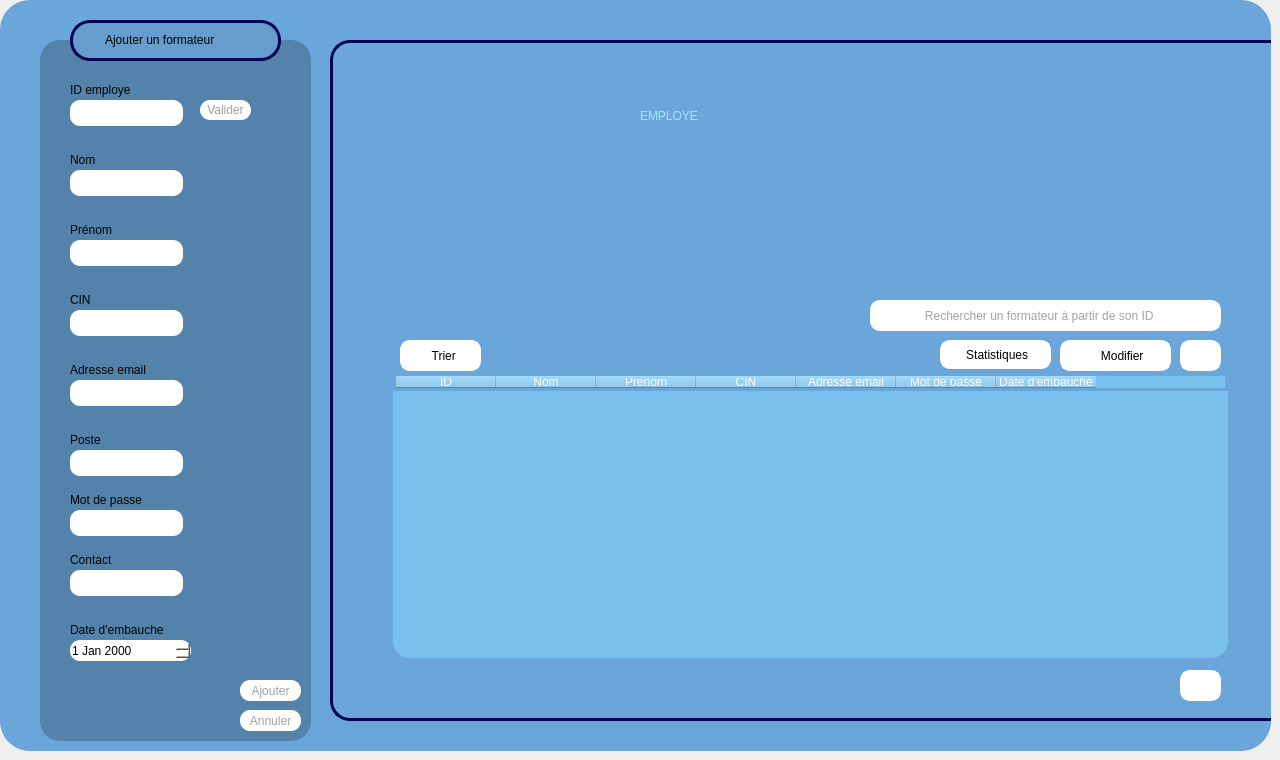
    <widget class="QWidget" name="page_employe_2">
     <widget class="QWidget" name="Formateur" native="true">
      <property name="geometry">
       <rect>
        <x>0</x>
        <y>0</y>
        <width>1271</width>
        <height>751</height>
       </rect>
      </property>
      <property name="maximumSize">
       <size>
        <width>2000</width>
        <height>2000</height>
       </size>
      </property>
      <property name="baseSize">
       <size>
        <width>1000</width>
        <height>1000</height>
       </size>
      </property>
      <property name="mouseTracking">
       <bool>false</bool>
      </property>
      <property name="tabletTracking">
       <bool>false</bool>
      </property>
      <property name="autoFillBackground">
       <bool>false</bool>
      </property>
      <property name="styleSheet">
       <string notr="true">background-color: rgb(106, 166, 218);

border-radius:30px;</string>
      </property>
      <widget class="QFrame" name="frame_9">
       <property name="geometry">
        <rect>
         <x>40</x>
         <y>40</y>
         <width>271</width>
         <height>701</height>
        </rect>
       </property>
       <property name="styleSheet">
        <string notr="true">background-color: rgb(58, 196, 255);
background-color: rgb(83, 130, 171);
border-radius:20px;

</string>
       </property>
       <property name="frameShape">
        <enum>QFrame::Shape::StyledPanel</enum>
       </property>
       <property name="frameShadow">
        <enum>QFrame::Shadow::Raised</enum>
       </property>
       <widget class="QLineEdit" name="lineEdit_cin_14">
        <property name="geometry">
         <rect>
          <x>30</x>
          <y>60</y>
          <width>113</width>
          <height>26</height>
         </rect>
        </property>
        <property name="styleSheet">
         <string notr="true">background-color: rgb(255, 255, 255);
border-radius:10px;
</string>
        </property>
        <property name="maxLength">
         <number>8</number>
        </property>
       </widget>
       <widget class="QLabel" name="label_contact_6">
        <property name="geometry">
         <rect>
          <x>30</x>
          <y>510</y>
          <width>63</width>
          <height>20</height>
         </rect>
        </property>
        <property name="text">
         <string>Contact</string>
        </property>
       </widget>
       <widget class="QLineEdit" name="lineEdit_contact_6">
        <property name="geometry">
         <rect>
          <x>30</x>
          <y>530</y>
          <width>113</width>
          <height>26</height>
         </rect>
        </property>
        <property name="styleSheet">
         <string notr="true">background-color: rgb(255, 255, 255);
border-radius:10px;</string>
        </property>
       </widget>
       <widget class="QLabel" name="label_prenom_11">
        <property name="geometry">
         <rect>
          <x>30</x>
          <y>180</y>
          <width>63</width>
          <height>20</height>
         </rect>
        </property>
        <property name="text">
         <string>Prénom</string>
        </property>
       </widget>
       <widget class="QLineEdit" name="lineEdit_nom_6">
        <property name="geometry">
         <rect>
          <x>30</x>
          <y>130</y>
          <width>113</width>
          <height>26</height>
         </rect>
        </property>
        <property name="styleSheet">
         <string notr="true">background-color: rgb(255, 255, 255);
border-radius:10px;</string>
        </property>
        <property name="maxLength">
         <number>20</number>
        </property>
       </widget>
       <widget class="QLineEdit" name="lineEdit_prenom_6">
        <property name="geometry">
         <rect>
          <x>30</x>
          <y>200</y>
          <width>113</width>
          <height>26</height>
         </rect>
        </property>
        <property name="styleSheet">
         <string notr="true">background-color: rgb(255, 255, 255);
border-radius:10px;</string>
        </property>
       </widget>
       <widget class="QPushButton" name="pushButton_cin_6">
        <property name="geometry">
         <rect>
          <x>160</x>
          <y>60</y>
          <width>51</width>
          <height>20</height>
         </rect>
        </property>
        <property name="styleSheet">
         <string notr="true">QPushButton{
background-color: rgb(255, 255, 255);
color: rgb(162, 162, 162);
border-radius:10px;
}
QPushButton:hover{
	background-color: rgb(162, 162, 162);
	color: rgb(255, 255, 255);
}



</string>
        </property>
        <property name="text">
         <string>Valider</string>
        </property>
       </widget>
       <widget class="QLabel" name="label_cin_14">
        <property name="geometry">
         <rect>
          <x>30</x>
          <y>40</y>
          <width>101</width>
          <height>20</height>
         </rect>
        </property>
        <property name="text">
         <string>ID employe</string>
        </property>
       </widget>
       <widget class="QLabel" name="label_cin_15">
        <property name="geometry">
         <rect>
          <x>30</x>
          <y>110</y>
          <width>41</width>
          <height>20</height>
         </rect>
        </property>
        <property name="text">
         <string>Nom</string>
        </property>
       </widget>
       <widget class="QDateEdit" name="dateEdit_embauche_6">
        <property name="geometry">
         <rect>
          <x>30</x>
          <y>600</y>
          <width>121</width>
          <height>21</height>
         </rect>
        </property>
        <property name="styleSheet">
         <string notr="true">background-color: rgb(255, 255, 255);
border-radius:10px;</string>
        </property>
       </widget>
       <widget class="QLabel" name="label_embauhe_15">
        <property name="geometry">
         <rect>
          <x>30</x>
          <y>580</y>
          <width>131</width>
          <height>20</height>
         </rect>
        </property>
        <property name="text">
         <string>Date d'embauche</string>
        </property>
       </widget>
       <widget class="QPushButton" name="pushButton_ANNULER_7">
        <property name="geometry">
         <rect>
          <x>200</x>
          <y>670</y>
          <width>61</width>
          <height>21</height>
         </rect>
        </property>
        <property name="styleSheet">
         <string notr="true">QPushButton{
background-color: rgb(255, 255, 255);
color: rgb(162, 162, 162);
border-radius:10px;
}
QPushButton:hover{
	background-color: rgb(162, 162, 162);
	color: rgb(255, 255, 255);
}



</string>
        </property>
        <property name="text">
         <string>Annuler</string>
        </property>
       </widget>
       <widget class="QPushButton" name="pushButton_AJOUTER_7">
        <property name="geometry">
         <rect>
          <x>200</x>
          <y>640</y>
          <width>61</width>
          <height>21</height>
         </rect>
        </property>
        <property name="styleSheet">
         <string notr="true">QPushButton{
background-color: rgb(255, 255, 255);
color: rgb(162, 162, 162);
border-radius:10px;
}
QPushButton:hover{
	background-color: rgb(162, 162, 162);
	color: rgb(255, 255, 255);
}




</string>
        </property>
        <property name="text">
         <string>Ajouter</string>
        </property>
       </widget>
       <widget class="QStackedWidget" name="stackedWidget_4">
        <property name="geometry">
         <rect>
          <x>230</x>
          <y>120</y>
          <width>120</width>
          <height>80</height>
         </rect>
        </property>
        <widget class="QWidget" name="page_7"/>
        <widget class="QWidget" name="page_8"/>
       </widget>
       <widget class="QLineEdit" name="lineEdit_prenom_9">
        <property name="geometry">
         <rect>
          <x>30</x>
          <y>270</y>
          <width>113</width>
          <height>26</height>
         </rect>
        </property>
        <property name="styleSheet">
         <string notr="true">background-color: rgb(255, 255, 255);
border-radius:10px;</string>
        </property>
       </widget>
       <widget class="QLabel" name="label_prenom_14">
        <property name="geometry">
         <rect>
          <x>30</x>
          <y>250</y>
          <width>111</width>
          <height>20</height>
         </rect>
        </property>
        <property name="text">
         <string>CIN</string>
        </property>
       </widget>
       <widget class="QLabel" name="label_prenom_15">
        <property name="geometry">
         <rect>
          <x>30</x>
          <y>390</y>
          <width>111</width>
          <height>20</height>
         </rect>
        </property>
        <property name="text">
         <string>Poste</string>
        </property>
       </widget>
       <widget class="QLineEdit" name="lineEdit_prenom_13">
        <property name="geometry">
         <rect>
          <x>30</x>
          <y>410</y>
          <width>113</width>
          <height>26</height>
         </rect>
        </property>
        <property name="styleSheet">
         <string notr="true">background-color: rgb(255, 255, 255);
border-radius:10px;</string>
        </property>
       </widget>
       <widget class="QLineEdit" name="lineEdit_prenom_14">
        <property name="geometry">
         <rect>
          <x>30</x>
          <y>340</y>
          <width>113</width>
          <height>26</height>
         </rect>
        </property>
        <property name="styleSheet">
         <string notr="true">background-color: rgb(255, 255, 255);
border-radius:10px;</string>
        </property>
       </widget>
       <widget class="QLabel" name="label_prenom_16">
        <property name="geometry">
         <rect>
          <x>30</x>
          <y>320</y>
          <width>121</width>
          <height>20</height>
         </rect>
        </property>
        <property name="text">
         <string>Adresse email</string>
        </property>
       </widget>
       <widget class="QLabel" name="label_contact_7">
        <property name="geometry">
         <rect>
          <x>30</x>
          <y>450</y>
          <width>111</width>
          <height>20</height>
         </rect>
        </property>
        <property name="text">
         <string>Mot de passe</string>
        </property>
       </widget>
       <widget class="QLineEdit" name="lineEdit_contact_8">
        <property name="geometry">
         <rect>
          <x>30</x>
          <y>470</y>
          <width>113</width>
          <height>26</height>
         </rect>
        </property>
        <property name="styleSheet">
         <string notr="true">background-color: rgb(255, 255, 255);
border-radius:10px;</string>
        </property>
       </widget>
      </widget>
      <widget class="QFrame" name="frame_21">
       <property name="geometry">
        <rect>
         <x>70</x>
         <y>20</y>
         <width>211</width>
         <height>41</height>
        </rect>
       </property>
       <property name="styleSheet">
        <string notr="true">background-color: rgb(100, 157, 206);
border: 3px solid #040457;
border-radius:20px;</string>
       </property>
       <property name="frameShape">
        <enum>QFrame::Shape::StyledPanel</enum>
       </property>
       <property name="frameShadow">
        <enum>QFrame::Shadow::Raised</enum>
       </property>
       <widget class="QLabel" name="label_embauhe_17">
        <property name="geometry">
         <rect>
          <x>30</x>
          <y>10</y>
          <width>161</width>
          <height>20</height>
         </rect>
        </property>
        <property name="styleSheet">
         <string notr="true">background-color: rgb(100, 157, 206);
border: 2px solid #649dce;
</string>
        </property>
        <property name="text">
         <string>Ajouter un formateur</string>
        </property>
       </widget>
      </widget>
      <widget class="QFrame" name="frame_22">
       <property name="geometry">
        <rect>
         <x>330</x>
         <y>40</y>
         <width>1001</width>
         <height>681</height>
        </rect>
       </property>
       <property name="styleSheet">
        <string notr="true">border: 3px solid #040457;
border-radius:20px;
</string>
       </property>
       <property name="frameShape">
        <enum>QFrame::Shape::StyledPanel</enum>
       </property>
       <property name="frameShadow">
        <enum>QFrame::Shadow::Raised</enum>
       </property>
       <widget class="QTableWidget" name="tableau_liste_6">
        <property name="geometry">
         <rect>
          <x>60</x>
          <y>330</y>
          <width>841</width>
          <height>291</height>
         </rect>
        </property>
        <property name="styleSheet">
         <string notr="true">background-color: rgb(121, 192, 239);
color: rgb(255, 255, 255);
border: 3px solid #6aa6da;
border-radius: 20px;
</string>
        </property>
        <property name="frameShadow">
         <enum>QFrame::Shadow::Sunken</enum>
        </property>
        <property name="lineWidth">
         <number>-7</number>
        </property>
        <property name="alternatingRowColors">
         <bool>false</bool>
        </property>
        <property name="rowCount">
         <number>0</number>
        </property>
        <property name="columnCount">
         <number>7</number>
        </property>
        <column>
         <property name="text">
          <string>ID</string>
         </property>
        </column>
        <column>
         <property name="text">
          <string>Nom</string>
         </property>
        </column>
        <column>
         <property name="text">
          <string>Prenom</string>
         </property>
        </column>
        <column>
         <property name="text">
          <string>CIN</string>
         </property>
        </column>
        <column>
         <property name="text">
          <string>Adresse email</string>
         </property>
        </column>
        <column>
         <property name="text">
          <string>Mot de passe</string>
         </property>
        </column>
        <column>
         <property name="text">
          <string>Date d'embauche</string>
         </property>
        </column>
       </widget>
       <widget class="QLineEdit" name="lineEdit_RECHERCHE_6">
        <property name="geometry">
         <rect>
          <x>570</x>
          <y>260</y>
          <width>321</width>
          <height>31</height>
         </rect>
        </property>
        <property name="styleSheet">
         <string notr="true">background-color: rgb(255, 255, 255);
border-radius:10px;
border: 3px solid #ffffff;
color: rgb(162, 162, 162);</string>
        </property>
        <property name="text">
         <string>      Rechercher un formateur à partir de son ID</string>
        </property>
       </widget>
       <widget class="QPushButton" name="pushButton_28">
        <property name="geometry">
         <rect>
          <x>730</x>
          <y>300</y>
          <width>111</width>
          <height>31</height>
         </rect>
        </property>
        <property name="styleSheet">
         <string notr="true">QPushButton{
background-color: rgb(255, 255, 255);
border-radius:10px;
border: 3px solid #ffffff;
}
QPushButton:hover{
	background-color: rgb(220, 220, 220);
	color: rgb(90, 90, 90);

	border-radius:10px;
}
</string>
        </property>
        <property name="text">
         <string>    Modifier</string>
        </property>
       </widget>
       <widget class="QPushButton" name="pushButton_29">
        <property name="geometry">
         <rect>
          <x>850</x>
          <y>300</y>
          <width>41</width>
          <height>31</height>
         </rect>
        </property>
        <property name="styleSheet">
         <string notr="true">QPushButton{
background-color: rgb(255, 255, 255);
border-radius:10px;
border: 3px solid #ffffff;
}
QPushButton:hover{
	background-color: rgb(220, 220, 220);
	color: rgb(90, 90, 90);

	border-radius:10px;
}
</string>
        </property>
        <property name="text">
         <string/>
        </property>
        <property name="icon">
         <iconset>
          <normaloff>:/img/poubelle.png</normaloff>:/img/poubelle.png</iconset>
        </property>
       </widget>
       <widget class="QPushButton" name="pushButton_45">
        <property name="geometry">
         <rect>
          <x>70</x>
          <y>300</y>
          <width>81</width>
          <height>31</height>
         </rect>
        </property>
        <property name="styleSheet">
         <string notr="true">QPushButton{
background-color: rgb(255, 255, 255);
border-radius:10px;
border: 3px solid #ffffff;
}
QPushButton:hover{
	background-color: rgb(220, 220, 220);
	color: rgb(90, 90, 90);

	border-radius:10px;
}
</string>
        </property>
        <property name="text">
         <string>  Trier</string>
        </property>
        <property name="icon">
         <iconset resource="ressources.qrc">
          <normaloff>:/img/trie.png</normaloff>:/img/trie.png</iconset>
        </property>
        <property name="autoRepeatInterval">
         <number>97</number>
        </property>
       </widget>
       <widget class="QPushButton" name="pushButton_46">
        <property name="geometry">
         <rect>
          <x>850</x>
          <y>630</y>
          <width>41</width>
          <height>31</height>
         </rect>
        </property>
        <property name="styleSheet">
         <string notr="true">QPushButton{
background-color: rgb(255, 255, 255);
border-radius:10px;
border: 3px solid #ffffff;
}
QPushButton:hover{
	background-color: rgb(220, 220, 220);
	color: rgb(90, 90, 90);

	border-radius:10px;
}
</string>
        </property>
        <property name="text">
         <string/>
        </property>
        <property name="icon">
         <iconset resource="ressources.qrc">
          <normaloff>:/img/download.png</normaloff>:/img/download.png</iconset>
        </property>
       </widget>
       <widget class="QLabel" name="label_3">
        <property name="geometry">
         <rect>
          <x>310</x>
          <y>50</y>
          <width>331</width>
          <height>51</height>
         </rect>
        </property>
        <property name="styleSheet">
         <string notr="true">background-color: rgb(106, 166, 218);
color: rgb(83, 130, 171);
color: rgb(157, 235, 255);
border: none;
font: 30pt &quot;Rockwell&quot;;</string>
        </property>
        <property name="text">
         <string>EMPLOYE</string>
        </property>
       </widget>
       <widget class="QPushButton" name="pushButton_stat_2">
        <property name="geometry">
         <rect>
          <x>610</x>
          <y>300</y>
          <width>111</width>
          <height>29</height>
         </rect>
        </property>
        <property name="styleSheet">
         <string notr="true">QPushButton{
background-color: rgb(255, 255, 255);
border-radius:10px;
border: 3px solid #ffffff;
}
QPushButton:hover{
	background-color: rgb(220, 220, 220);
	color: rgb(90, 90, 90);

	border-radius:10px;
}
</string>
        </property>
        <property name="text">
         <string> Statistiques</string>
        </property>
        <property name="icon">
         <iconset resource="ressources.qrc">
          <normaloff>:/img/stat.png</normaloff>:/img/stat.png</iconset>
        </property>
       </widget>
       <widget class="QPushButton" name="pushButton_47">
        <property name="geometry">
         <rect>
          <x>540</x>
          <y>260</y>
          <width>51</width>
          <height>31</height>
         </rect>
        </property>
        <property name="styleSheet">
         <string notr="true">border:none;
background-color: rgb(255, 255, 255);
border-radius : 10px;
</string>
        </property>
        <property name="text">
         <string/>
        </property>
        <property name="icon">
         <iconset>
          <normaloff>:/img/loupe.png</normaloff>:/img/loupe.png</iconset>
        </property>
       </widget>
      </widget>
     </widget>
    </widget>
